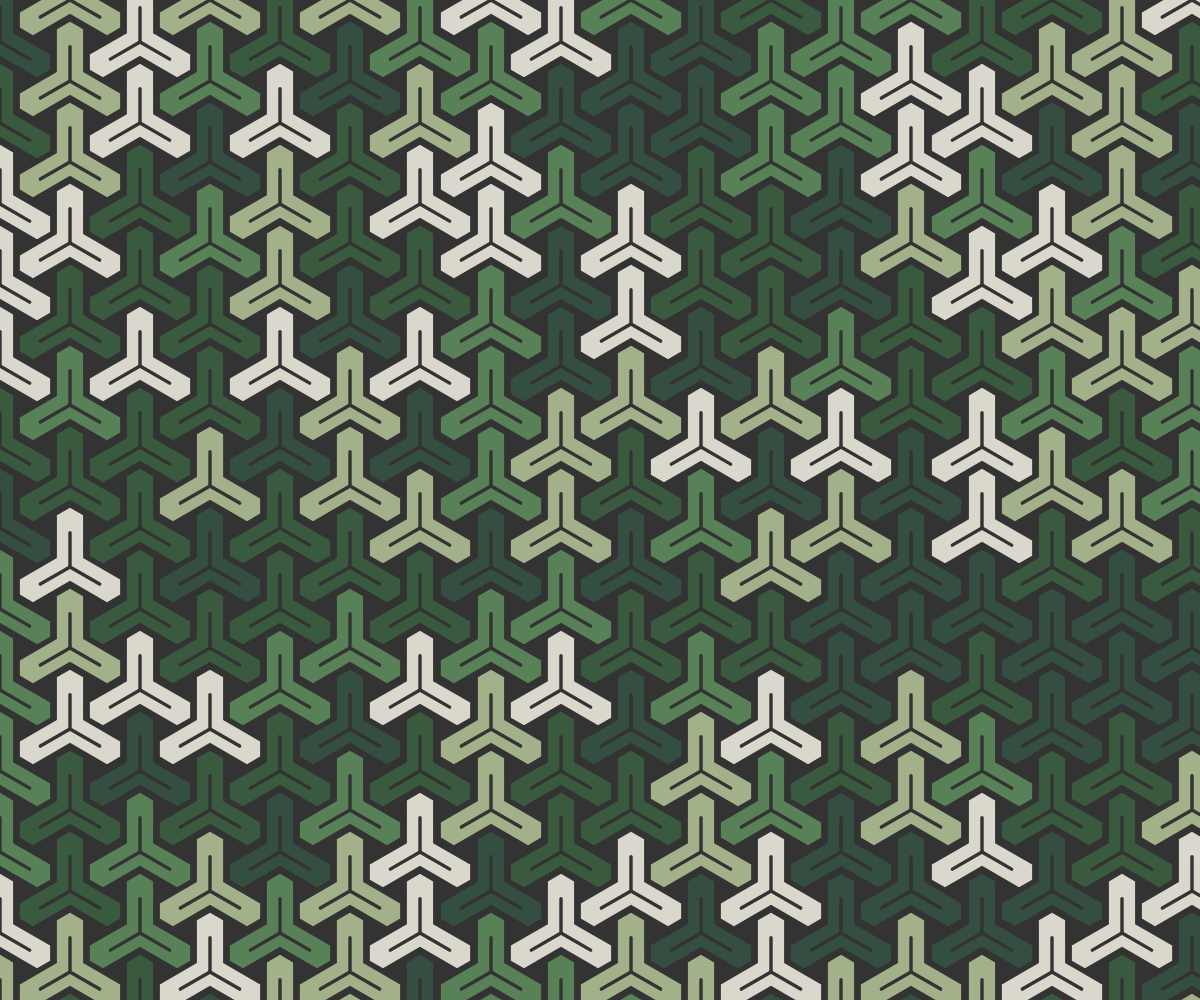
Frame 1 (no input)
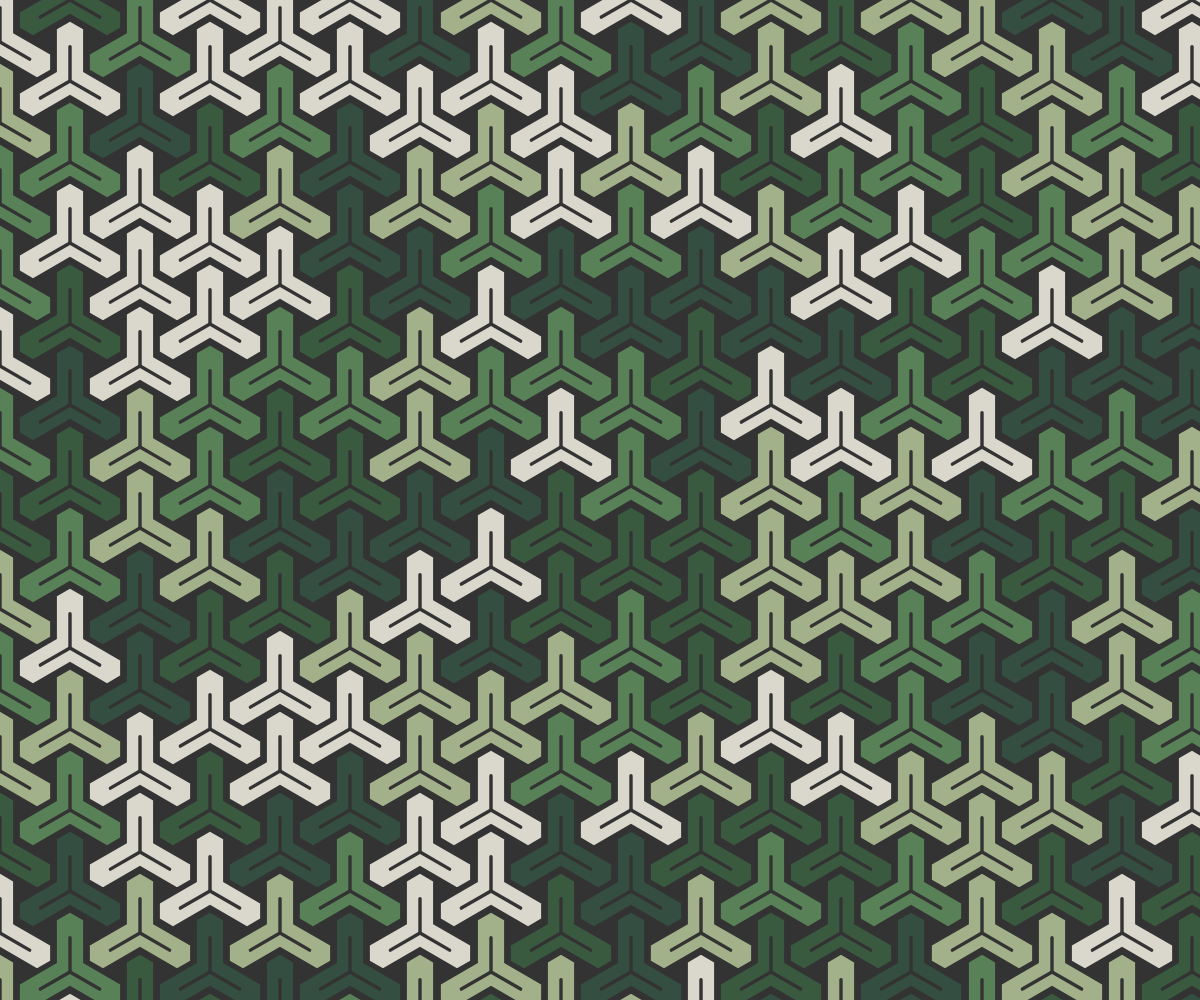
Frame 2 (the mouse pressed at the canvas centre, redrawn once)

The p5.js sketch that drew these frames (run headless with seeded random() and noise() and a simulated clock; the mouse was pressed at the canvas centre and the sketch redrawn once):

// p5.js sketch
// ── sketch.js
"use strict"

const COLORS = ["#DAD7CD", "#A3B18A", "#588157", "#3A5A40", "#344E41"];
const WHITE = "#EEEEFF";
const BLACK = "#333333";

function setup(){
	createCanvas(windowWidth, windowHeight);
	angleMode(DEGREES); rectMode(CENTER); imageMode(CENTER);
	textAlign(CENTER, CENTER); textSize(14);
	noLoop();
}

function draw(){
	background(BLACK);
	noFill();
	noStroke();

	let len = 18;
	const pX = len*cos(30)*2 + (len*3-len*sin(30))*cos(30);
	const pY = len * 3 + (len*cos(30)*2*sin(60));
	const rows = floor(height / pY) + 2;
	const cols = floor(width / pX) + 2;
	for(let r=0; r<rows; r++){
		for(let c=0; c<cols; c++){
			let x = floor(c * pX);
			let y = floor(r * pY);
			if(c%2==0) y -= (len*3-len*sin(30))*cos(30);
			drawKumikikko(x, y, len*0.95);
		}
	}
}

function drawKumikikko(x, y, len, rot=0){

	const times = 3;
	const long = len*times - len*sin(30);
	const dirs = [
		{d:30,  l:len},
		{d:90,  l:long}, {d:30,  l:long}, 
		{d:90,  l:len},  {d:150,  l:len}, 
		{d:210, l:long}, {d:150, l:long},
		{d:210, l:len},  {d:270,  l:len},
		{d:330, l:long}, {d:270, l:long}];
	const cY = -(len*times + len*tan(30));
	drawShape(x, y, 0, cY, len, rot, dirs);
	//circle(x, y, 5);
}

function drawShape(x, y, cX, cY, len, rot, dirs){

	fill(getColor(COLORS));
	stroke(BLACK); strokeWeight(len*0.2);

	push();
	translate(x, y);
	rotate(rot);
	beginShape();
	let current = {x: cX, y: cY};
	vertex(current.x, current.y);
	for(let dir of dirs){
		current.x += dir.l * cos(dir.d);
		current.y += dir.l * sin(dir.d);
		vertex(current.x, current.y);
	}
	endShape(CLOSE);

	line(0, 0, len*2*cos(30), len*2*sin(30));
	line(0, 0, len*2*cos(150), len*2*sin(150));
	line(0, 0, len*2*cos(270), len*2*sin(270));
	pop();
}

function getColor(colors){
	return colors[floor(random()*colors.length)];
}
